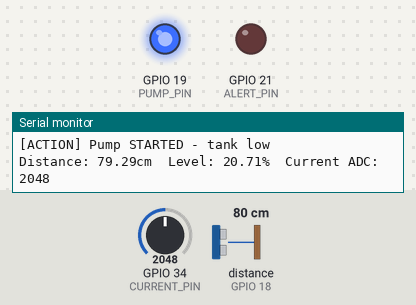
The sketch below on a simulated ESP32. Shown: output pins drawn as LEDs (lit = HIGH), the last lines printed to the serial monitor. Wiring (from diagram.json): ultrasonic range finder: trigger GPIO 5; echo GPIO 18. The test bench sets the inputs (shaded band); at power-on: distance to the obstacle (sensor on GPIO 18) 80 cm, GPIO 34 (CURRENT_PIN) = 2048 (analog values on the 0–4095 scale). The echo pulse lasts 58.3 µs per cm; pins used as bus, display or sensor lines are not drawn.

Above: at 1.8 s.
1.9 s: distance to the obstacle (sensor on GPIO 18) set to 7 cm
3.4 s: distance to the obstacle (sensor on GPIO 18) set to 4 cm
At 5.2 s:
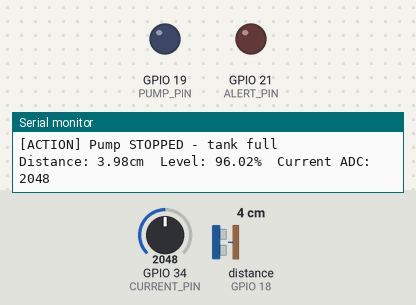
5.5 s: distance to the obstacle (sensor on GPIO 18) set to 18 cm
7.2 s: distance to the obstacle (sensor on GPIO 18) set to 23 cm
At 8.6 s:
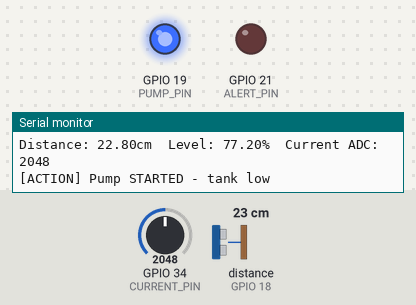
9.5 s: GPIO 34 (CURRENT_PIN) set to 547
13.6 s: GPIO 34 (CURRENT_PIN) set to 447
At 15.1 s:
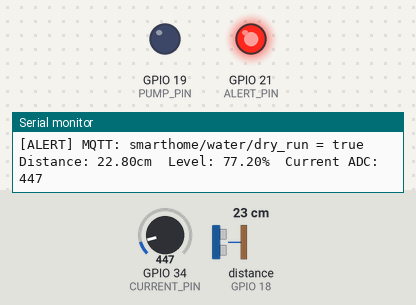
Timing chart, 0 to 16.5 s (numbered marks = the images above; inputs shaded):
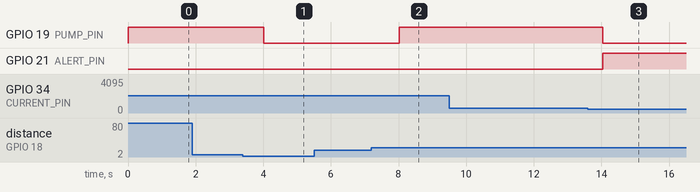

Measured:
- the behaviour switches between 6 and 5 cm on distance to the obstacle (sensor on GPIO 18) (found by bisection; images 0 and 1)
- the behaviour switches between 20 and 21 cm on distance to the obstacle (sensor on GPIO 18) (found by bisection; images 1 and 2)
- the behaviour switches between 500 and 499 on GPIO 34 (CURRENT_PIN) (found by bisection; images 2 and 3)
- after the input at 3.4 s, GPIO 19 (PUMP_PIN): HIGH → LOW after 0.62 s
- after the input at 7.2 s, GPIO 19 (PUMP_PIN): LOW → HIGH after 0.83 s
- after the input at 13.6 s, GPIO 19 (PUMP_PIN): HIGH → LOW after 0.44 s; GPIO 21 (ALERT_PIN): LOW → HIGH after 0.44 s

The sketch:

sketch.ino
```cpp
// Simulation 05 - Ultrasonic Tank Level + Dry-Run Protection (Water NODE-C1)
// Tests: tank level %, pump on/off, and CRITICAL dry-run protection.
// In Wokwi: move the HC-SR04 distance to change tank level,
// and the POTENTIOMETER simulates pump motor current.

const int TRIG_PIN = 5;
const int ECHO_PIN = 18;
const int PUMP_PIN = 19;
const int ALERT_PIN = 21;
const int CURRENT_PIN = 34;  // Pump current, simulated by potentiometer

// TUNABLE PARAMETERS
float TANK_HEIGHT_CM = 100.0;   // total tank height
float PUMP_ON_LEVEL = 80.0;     // start pump when below this %
float PUMP_OFF_LEVEL = 95.0;    // stop pump when reaching this %
int DRY_RUN_CURRENT = 500;      // ADC below this during run = dry run
unsigned long DRY_RUN_TIME = 5000; // check current 5 s after pump start

float currentLevel = 0;
bool pumpRunning = false;
unsigned long pumpStartTime = 0;
bool dryRunDetected = false;

void setup() {
  Serial.begin(115200);
  pinMode(TRIG_PIN, OUTPUT);
  pinMode(ECHO_PIN, INPUT);
  pinMode(PUMP_PIN, OUTPUT);
  pinMode(ALERT_PIN, OUTPUT);
  digitalWrite(PUMP_PIN, LOW);
  digitalWrite(ALERT_PIN, LOW);
  analogReadResolution(12);
  Serial.println("Tank Level & Pump Control Sim Started");
}

float readDistance() {
  digitalWrite(TRIG_PIN, LOW);
  delayMicroseconds(2);
  digitalWrite(TRIG_PIN, HIGH);
  delayMicroseconds(10);
  digitalWrite(TRIG_PIN, LOW);
  long duration = pulseIn(ECHO_PIN, HIGH);
  return duration * 0.034 / 2;  // cm
}

void loop() {
  float distance = readDistance();
  float levelPercent = 100.0 - ((distance / TANK_HEIGHT_CM) * 100.0);
  levelPercent = constrain(levelPercent, 0, 100);

  int currentRaw = analogRead(CURRENT_PIN);

  Serial.print("Distance: "); Serial.print(distance);
  Serial.print("cm  Level: "); Serial.print(levelPercent);
  Serial.print("%  Current ADC: "); Serial.println(currentRaw);

  // DRY-RUN PROTECTION: if pump runs but current is too low, STOP + latch
  if (pumpRunning && (millis() - pumpStartTime > DRY_RUN_TIME)) {
    if (currentRaw < DRY_RUN_CURRENT) {
      digitalWrite(PUMP_PIN, LOW);
      pumpRunning = false;
      dryRunDetected = true;
      digitalWrite(ALERT_PIN, HIGH);
      Serial.println("[CRITICAL] DRY RUN DETECTED! Pump STOPPED.");
      Serial.println("[ALERT] MQTT: smarthome/water/dry_run = true");
    }
  }

  // Normal pump control (disabled after dry-run latching)
  if (!dryRunDetected && levelPercent < PUMP_ON_LEVEL && !pumpRunning) {
    digitalWrite(PUMP_PIN, HIGH);
    pumpRunning = true;
    pumpStartTime = millis();
    Serial.println("[ACTION] Pump STARTED - tank low");
  }

  if (pumpRunning && levelPercent >= PUMP_OFF_LEVEL) {
    digitalWrite(PUMP_PIN, LOW);
    pumpRunning = false;
    Serial.println("[ACTION] Pump STOPPED - tank full");
  }

  delay(1000);
}
```
